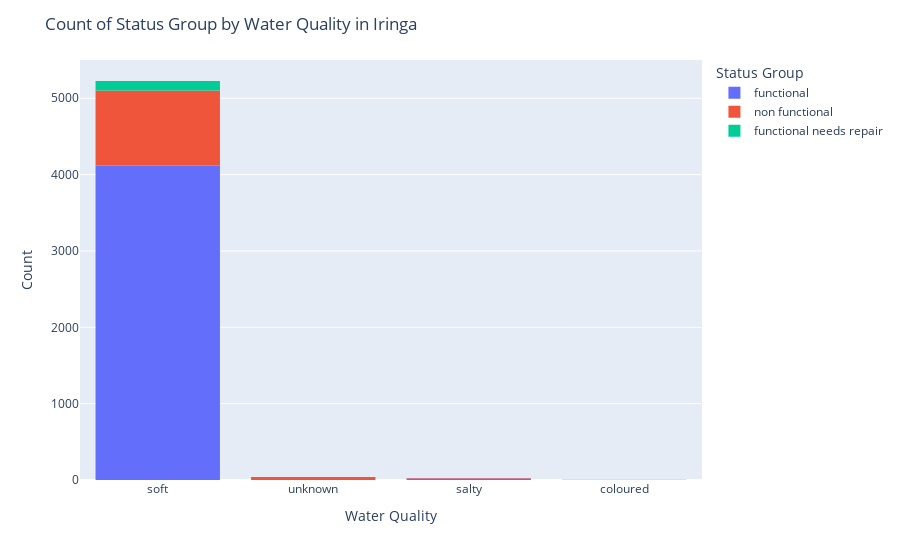

The code cell stored with this chart in its notebook:
### Code cell
import plotly.express as px

fig = px.histogram(df_iringa, x='water_quality', color='status_group')

fig.update_layout(
    title='Count of Status Group by Water Quality in Iringa',
    xaxis_title='Water Quality',
    yaxis_title='Count',
    legend_title='Status Group',
    xaxis={'categoryorder': 'total descending'},  # Sort x-axis categories by count
    bargap=0.2  # Set the gap between bars
)

fig.show()

### Figure 1 — Plotly figure (JSON) as saved in the notebook; plotly's stock layout.template omitted (floating-point values rounded to 4 significant figures; data arrays with more than 128 entries replaced by an {"elided": "..."} marker saying what was removed)
{"data": [{"alignmentgroup": "True", "bingroup": "x", "hovertemplate": "status_group=functional<br>water_quality=%{x}<br>count=%{y}<extra></extra>", "legendgroup": "functional", "marker": {"color": "#636efa"}, "name": "functional", "offsetgroup": "functional", "orientation": "v", "showlegend": true, "type": "histogram", "x": {"elided": "4141 str values"}, "xaxis": "x", "yaxis": "y"}, {"alignmentgroup": "True", "bingroup": "x", "hovertemplate": "status_group=non functional<br>water_quality=%{x}<br>count=%{y}<extra></extra>", "legendgroup": "non functional", "marker": {"color": "#EF553B"}, "name": "non functional", "offsetgroup": "non functional", "orientation": "v", "showlegend": true, "type": "histogram", "x": {"elided": "1030 str values"}, "xaxis": "x", "yaxis": "y"}, {"alignmentgroup": "True", "bingroup": "x", "hovertemplate": "status_group=functional needs repair<br>water_quality=%{x}<br>count=%{y}<extra></extra>", "legendgroup": "functional needs repair", "marker": {"color": "#00cc96"}, "name": "functional needs repair", "offsetgroup": "functional needs repair", "orientation": "v", "showlegend": true, "type": "histogram", "x": ["soft", "soft", "soft", "soft", "soft", "soft", "soft", "soft", "soft", "soft", "soft", "soft", "soft", "soft", "soft", "soft", "soft", "soft", "soft", "soft", "soft", "soft", "soft", "soft", "soft", "soft", "soft", "soft", "soft", "soft", "soft", "soft", "soft", "soft", "soft", "soft", "soft", "soft", "soft", "soft", "soft", "soft", "soft", "soft", "soft", "soft", "soft", "soft", "soft", "soft", "soft", "soft", "soft", "soft", "soft", "soft", "soft", "soft", "soft", "soft", "soft", "soft", "soft", "soft", "soft", "soft", "soft", "soft", "soft", "soft", "soft", "soft", "soft", "soft", "soft", "soft", "soft", "soft", "soft", "soft", "soft", "soft", "soft", "soft", "soft", "soft", "soft", "soft", "soft", "soft", "soft", "soft", "soft", "soft", "soft", "soft", "soft", "soft", "soft", "soft", "soft", "soft", "soft", "soft", "soft", "soft", "soft", "soft", "soft", "soft", "soft", "soft", "soft", "soft", "soft", "soft", "soft", "soft", "soft", "soft", "soft", "soft", "soft"], "xaxis": "x", "yaxis": "y"}], "layout": {"bargap": 0.2, "barmode": "relative", "legend": {"title": {"text": "Status Group"}, "tracegroupgap": 0}, "margin": {"t": 60}, "title": {"text": "Count of Status Group by Water Quality in Iringa"}, "xaxis": {"anchor": "y", "categoryorder": "total descending", "domain": [0, 1], "title": {"text": "Water Quality"}}, "yaxis": {"anchor": "x", "domain": [0, 1], "title": {"text": "Count"}}}}
